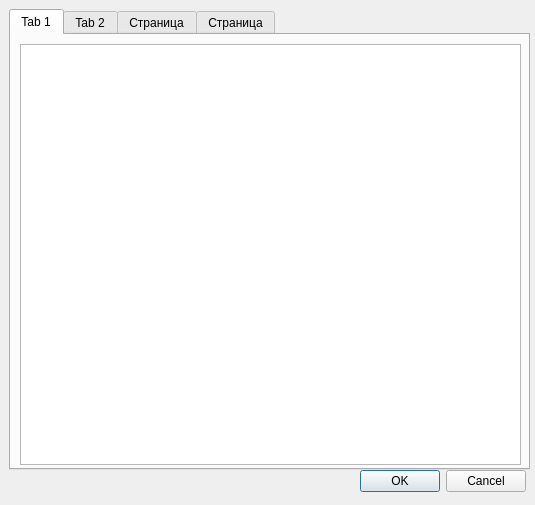
<?xml version="1.0" encoding="UTF-8"?>
<ui version="4.0">
 <class>QObjectEditor</class>
 <widget class="QDialog" name="QObjectEditor">
  <property name="geometry">
   <rect>
    <x>0</x>
    <y>0</y>
    <width>535</width>
    <height>505</height>
   </rect>
  </property>
  <property name="windowTitle">
   <string>Dialog</string>
  </property>
  <widget class="QTabWidget" name="tab">
   <property name="geometry">
    <rect>
     <x>9</x>
     <y>9</y>
     <width>521</width>
     <height>461</height>
    </rect>
   </property>
   <property name="styleSheet">
    <string notr="true"/>
   </property>
   <property name="currentIndex">
    <number>0</number>
   </property>
   <widget class="QWidget" name="tab_1">
    <attribute name="title">
     <string>Tab 1</string>
    </attribute>
    <widget class="QListWidget" name="actorList">
     <property name="enabled">
      <bool>true</bool>
     </property>
     <property name="geometry">
      <rect>
       <x>9</x>
       <y>9</y>
       <width>501</width>
       <height>421</height>
      </rect>
     </property>
    </widget>
   </widget>
   <widget class="QWidget" name="tab_2">
    <attribute name="title">
     <string>Tab 2</string>
    </attribute>
    <widget class="QListWidget" name="predicateList">
     <property name="geometry">
      <rect>
       <x>9</x>
       <y>9</y>
       <width>501</width>
       <height>421</height>
      </rect>
     </property>
    </widget>
   </widget>
   <widget class="QWidget" name="tab_3">
    <attribute name="title">
     <string>Страница</string>
    </attribute>
    <widget class="QListWidget" name="inlineActorList">
     <property name="geometry">
      <rect>
       <x>9</x>
       <y>9</y>
       <width>501</width>
       <height>421</height>
      </rect>
     </property>
    </widget>
   </widget>
   <widget class="QWidget" name="tab_4">
    <attribute name="title">
     <string>Страница</string>
    </attribute>
    <widget class="QListWidget" name="inlinePredicateList">
     <property name="geometry">
      <rect>
       <x>9</x>
       <y>9</y>
       <width>501</width>
       <height>421</height>
      </rect>
     </property>
    </widget>
   </widget>
  </widget>
  <widget class="QDialogButtonBox" name="buttonBox">
   <property name="geometry">
    <rect>
     <x>15</x>
     <y>470</y>
     <width>511</width>
     <height>23</height>
    </rect>
   </property>
   <property name="orientation">
    <enum>Qt::Horizontal</enum>
   </property>
   <property name="standardButtons">
    <set>QDialogButtonBox::Cancel|QDialogButtonBox::Ok</set>
   </property>
   <property name="centerButtons">
    <bool>false</bool>
   </property>
  </widget>
 </widget>
 <resources/>
 <connections>
  <connection>
   <sender>buttonBox</sender>
   <signal>accepted()</signal>
   <receiver>QObjectEditor</receiver>
   <slot>accept()</slot>
   <hints>
    <hint type="sourcelabel">
     <x>248</x>
     <y>254</y>
    </hint>
    <hint type="destinationlabel">
     <x>157</x>
     <y>274</y>
    </hint>
   </hints>
  </connection>
  <connection>
   <sender>buttonBox</sender>
   <signal>rejected()</signal>
   <receiver>QObjectEditor</receiver>
   <slot>reject()</slot>
   <hints>
    <hint type="sourcelabel">
     <x>316</x>
     <y>260</y>
    </hint>
    <hint type="destinationlabel">
     <x>286</x>
     <y>274</y>
    </hint>
   </hints>
  </connection>
 </connections>
</ui>
